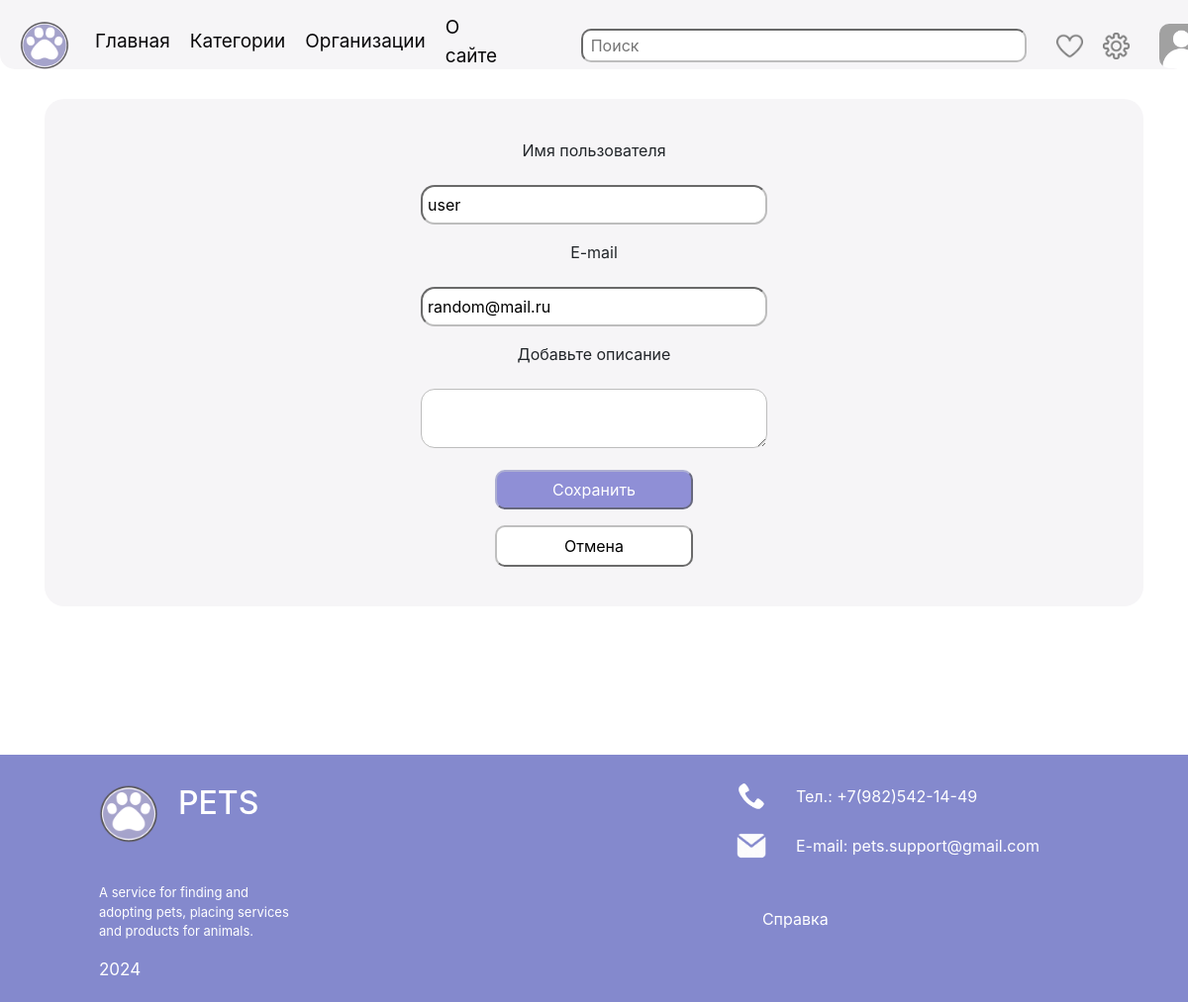
Page /edit_profile (signed in) on the committed database.
### data/users.py (models this page shows, shortened)
class User(SqlAlchemyBase, UserMixin):
    __tablename__ = 'users'
    id = sqlalchemy.Column(sqlalchemy.Integer,
                           primary_key=True, autoincrement=True)
    name = sqlalchemy.Column(sqlalchemy.String, nullable=False)
    about = sqlalchemy.Column(sqlalchemy.String, nullable=True)
    photo = sqlalchemy.Column(sqlalchemy.String, nullable=True)
    email = sqlalchemy.Column(sqlalchemy.String,
                              index=True, unique=True, nullable=False)
    hashed_password = sqlalchemy.Column(sqlalchemy.String, nullable=False)
    created_date = sqlalchemy.Column(sqlalchemy.DateTime,
                                     default=datetime.datetime.now)
    posts = orm.relationship("Post", back_populates='user')
    city = sqlalchemy.Column(sqlalchemy.String, default='Москва')

### server.py (the view)
@app.route('/edit_profile', methods=['GET', 'POST'])
def edit():
    if current_user.is_authenticated:
        form = EditForm()
        if request.method == 'POST':
            db_sess = db_session.create_session()
            if db_sess.query(User).filter(
                    User.email == form.email.data).first() and form.email.data != current_user.email:
                return render_template('change_profile.html', title='Редактирование',
                                       form=form,
                                       message="Почта телефона уже используется")
            s = db_sess.query(User).filter(User.id == current_user.id).first()
            s.name = form.name.data
            current_user.name = form.name.data
            s.email = form.email.data
            current_user.email = form.email.data
            s.about = form.about.data
            current_user.about = form.about.data
            db_sess.merge(current_user)
            db_sess.commit()
            return redirect("/profile")
        else:
            form.email.data = current_user.email
            form.name.data = current_user.name
            form.about.data = current_user.about
        return render_template('change_profile.html', title='Редактирование', form=form)
    return redirect("/profile")

### forms/edit.py
class EditForm(FlaskForm):
    email = EmailField('E-mail', validators=[Email(), Length(max=40)])
    name = StringField('Имя пользователя', validators=[DataRequired(), Length(max=18)])
    about = TextAreaField("Добавьте описание", validators=[Length(max=150)])
    submit = SubmitField('Сохранить')

### data/db_session.py (called while the page is built)
def create_session() -> Session:
    global __factory
    return __factory()

### server.py (called while the page is built)
@login_manager.user_loader
def load_user(user_id):
    db_sess = db_session.create_session()
    return db_sess.query(User).get(user_id)

### templates/change_profile.html (shortened to what this page needs)
{% extends "base.html" %}
{% block content %}
<div class="content" style="justify-content: center; text-align: center">
    <form action="" method="post" enctype="multipart/form-data">
        <p>
            {{ form.name.label}}<br>
            {{ form.name(class="form_login")}}<br>
        </p>
        <p>
            {{ form.email.label}}<br>
            {{ form.email (class="form_login")}}<br>
        </p>
        <p>
            {{ form.about.label }}<br>
            {{ form.about(class="form_login2")}}<br>
        </p>
        <p>{{ form.submit (class='butt2')}}</p>
    </form>
    <a href="/profile">
        <button class="cancel" style="width: 200px; margin-left: 20px;"> Отмена</button>
    </a>
</div>
{% endblock %}

### templates/base.html (shortened to what this page needs)
<!doctype html>
<html lang="en">
<head>
    <link rel="stylesheet"
          href="https://stackpath.bootstrapcdn.com/bootstrap/4.4.1/css/bootstrap.min.css"
>
    <link rel="stylesheet"
          href="/static/css/style.css">
</head>
<body class="main">
<header>
    <nav>
        <div>
            <a class="navbar-brand" href="/"><img src="/static/img/logo.png" width="50px"></a>
            <ul class="un">
                <li>
                    <a class="link" href="/">Главная</a>
                </li>
                <li>
                    <a class="link" href="/category">Категории</a>
                </li>
                <li class='li2'>
                    <a class="link" href="/organizations">
                        Организации
                    </a>
                </li>
                <li>
                    <a class="link" href="/about_site">О сайте</a>
                </li>
            </ul>
            <form class="search_f" action="/search" method="post">
                <input placeholder=" Поиск" type="search" name="search"/>
            </form>
            {% if current_user.is_authenticated %}
            <a href="/favorites" class="img_a"><img src="/static/img/fav.png" height="27px" alt="избранное"></a>
            <a class="img_a" href="/settings"><img src="/static/img/sett.png" height="27px"></a>
            <a class="img_a" href="/profile"><img src={{current_user.photo}} height="45px"
                                                  style='border-radius: 10px; margin-left: 10px;'></a>
            {% else %}
            <a href='/profile'>
                <button class="login">Войти</button>
            </a>
            {% endif %}
        </div>
    </nav>
</header>
<main role="main" class="container">
    {% block content %}
    {% endblock %}
</main>
<footer>
    <div class="footer">
        <div style="display: block;">
            <div style="display: flex;">
                <img class="logo" src="/static/img/logo.png" height="60px">
                <h2> PETS</h2>
            </div>
            <div class="text">
                <p>A service for finding and adopting pets, placing services and products for animals.</p>
                <p style="font-size: 17px;">2024</p>
            </div>
        </div>
        <div class="contacts">
            <div class="cont">
                <img src="/static/img/phone.png">
                <p>Тел.: +7(982)542-14-49</p>
            </div>
            <div class="cont">
                <img src="/static/img/email.png">
                <p>E-mail: pets.support@gmail.com</p>
            </div><br>
            <a href="/about_site" class="help">Справка</a>
        </div>
    </div>
</footer>
</body>

### static/css/style.css (style rules this page uses)
nav { border-radius: 0px 0px 15px 15px; background-color: #f6f5f7; color: #e2d3ed; height: 70px; }
.footer { margin-top: 150px; padding-left: 100px; padding-right: 150px; padding-top: 30px; align-items: start; height: 250px; display: flex; justify-content: space-between; background: #8489CD; color: #fff; }
.container { text-align: center; margin-top: 30px }
nav div { padding-left: 20px; padding-top: 5px; align-items: center; display: flex; }
.contacts { display: block; }
.cont { display: flex; align-items: center; margin-bottom: 10px; }
.text { width: 200px; display: block; font-size: 13px; margin-top: 40px; }
.content { border-radius: 20px; background-color: #f6f5f7; display: block; justify-content: start; text-align: start; padding: 40px; margin-top: 30px; }
.un { margin-left: 10px; font-size: 19px; padding: 0px; align-items: center; margin-top: 9px; list-style-type: none; display: flex; }
.help { color: #fff; margin-left: 26px; text-decoration: none }
.link { margin-right: 20px; text-decoration: none; color: #09080a; }
.img_a { margin-left: 10px; margin-right: 10px; }
.butt2 { color: #fff; background: #8F8FD6; border-radius: 10px; border-color: #ACAED2; justify-items: center; outline:none; padding: 6px; width: 200px; }
.cancel { background: #fff; border-radius: 10px; text-align: center; border-color: #BFBFBF; padding: 7px; margin-right: 20px; width: 30%; }
.cont img { margin-top: -16px; height:30px; margin-right: 30px }
.logo { margin-right: 20px; }
.search_f { display: flex; align-items: center; margin-right: 20px; margin-left: 50px; }
.search_f input { width: 450px; padding: 3px; margin-left: 15px; border-radius: 10px; border-color: #BDBDBD; }
.form_login { padding: 5px; font-size: 16px; width: 350px; height: 40px; border-radius: 14px; border-color: #BDBDBD; margin-top: 15px; }
.form_login2 { padding: 5px; font-size: 16px; width: 350px; height: 60px; border-radius: 14px; border-color: #BDBDBD; margin-top: 15px; }

### rows in the picture
User: photo (placeholder picture), name "user", email "random@mail.ru"
